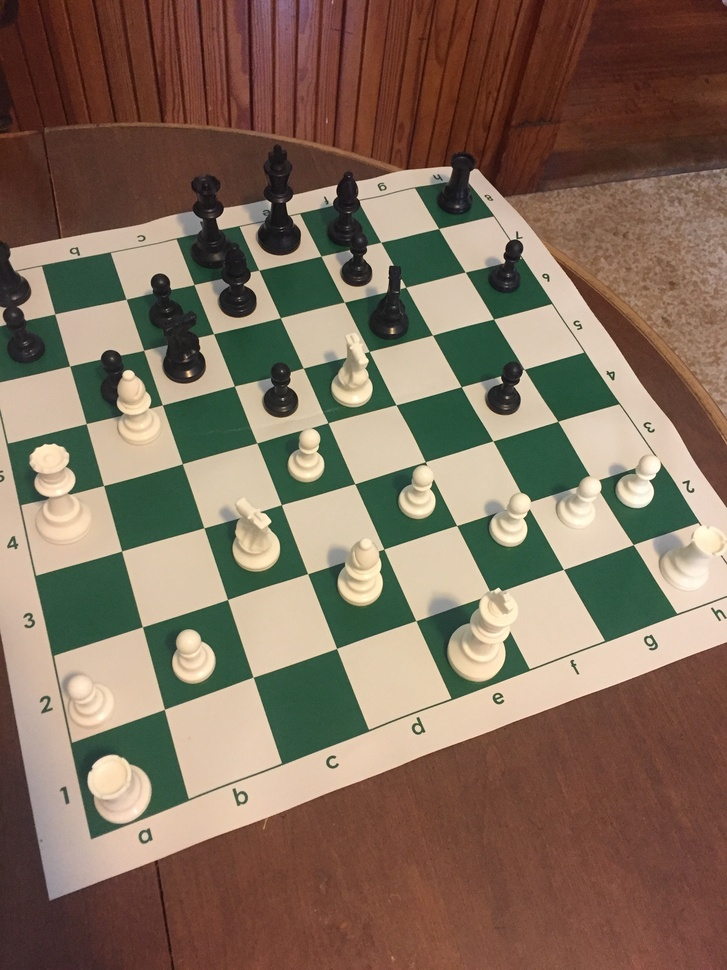
%> input picture backend/board2.jpg, 727 x 970 px, shrunk from 2448 x 3264 before the run
$ octave houghTransform.m   (GNU Octave 9; MATLAB toolbox functions it lacks are replaced by stand-ins)
%> lines starting %> are read from the running program, lines starting %| are printed output that depends on the picture
I = imread('board2.jpg');
%> I is the input picture: size 970x727x3 uint8; mean R, G, B 130.2, 110.2, 92.5
I2 = rgb2gray(I);
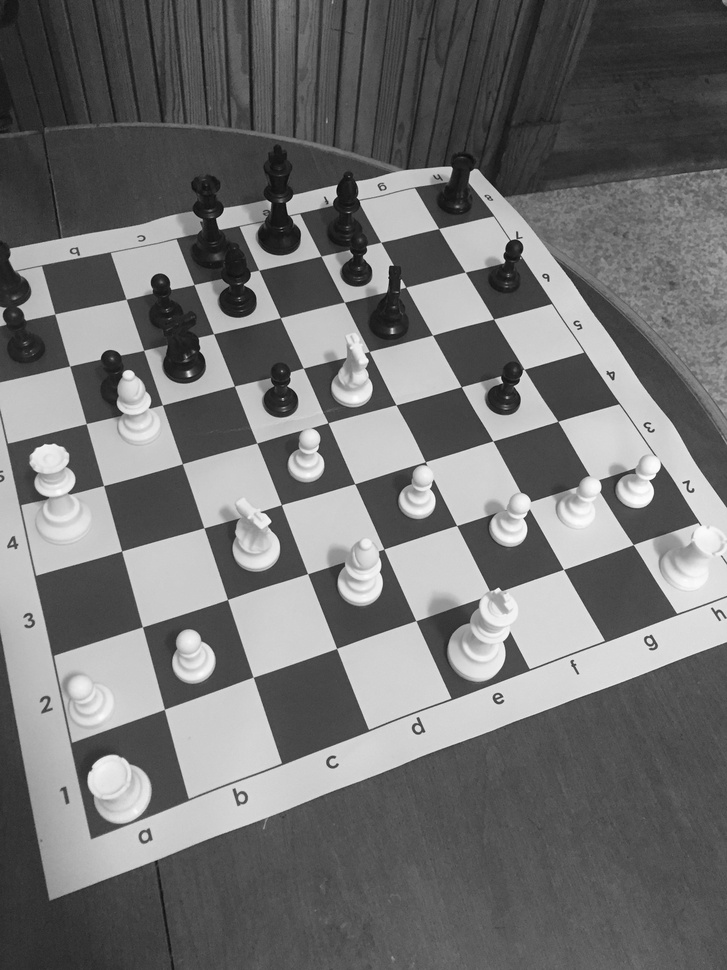
%> I2: size 970x727 uint8; min 7, max 253, mean 114.2
I2 = imrotate(I2, 33, 'crop');
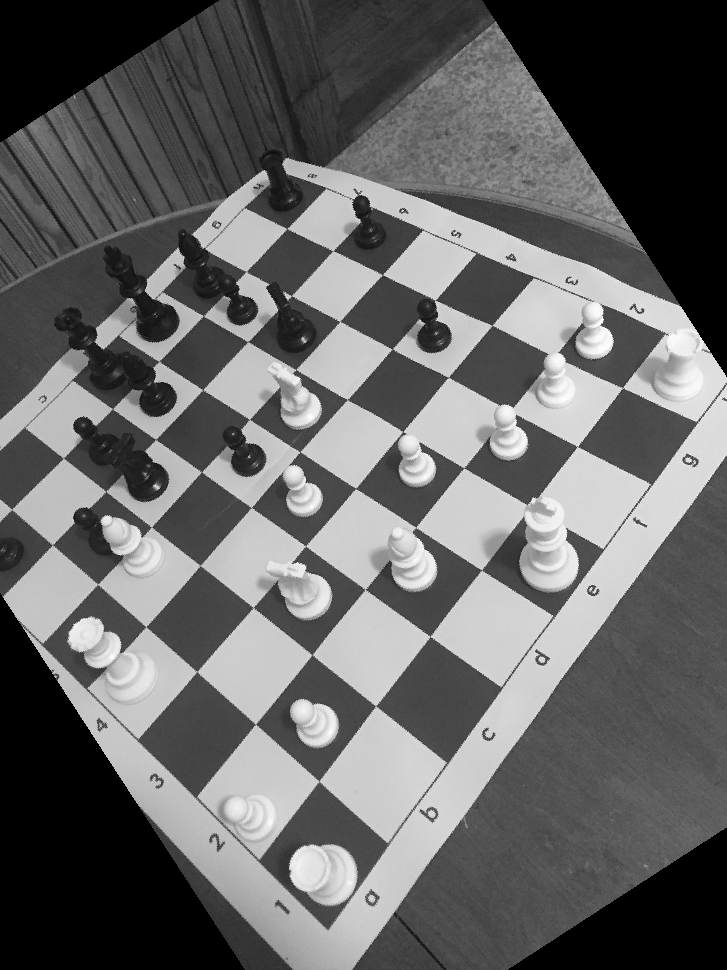
%> I2: size 970x727 uint8; min 0, max 253, mean 101.8
BW = edge(I2,'canny');
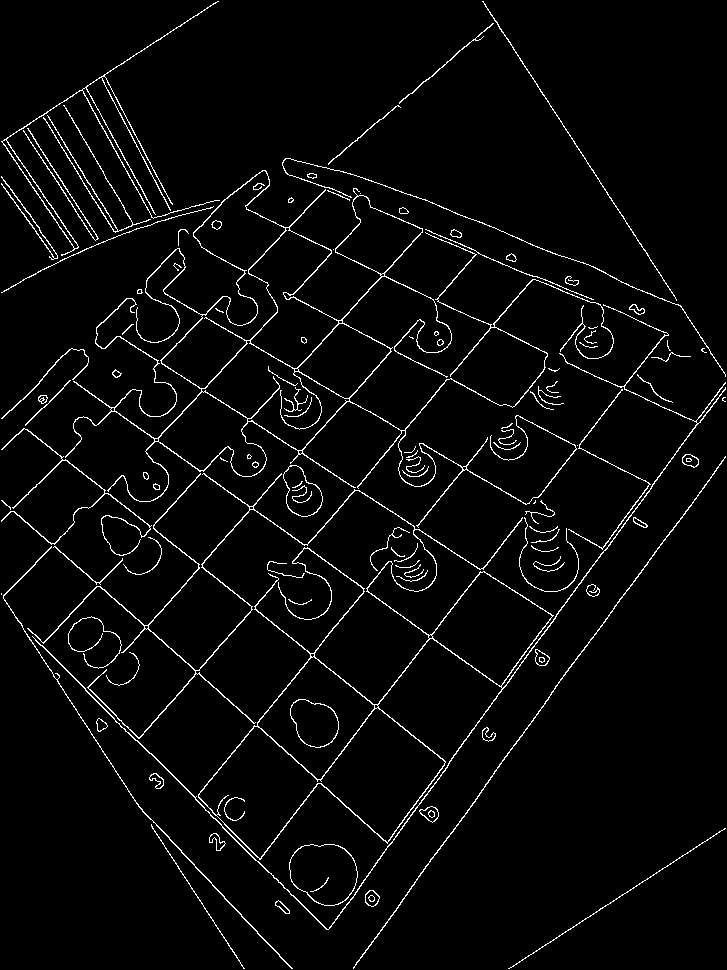
%> BW: size 970x727 logical; 3.5% white in thin lines or dots
[H,theta,rho] = hough(BW);
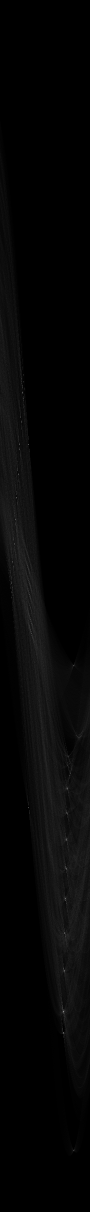
%> H: size 2423x180 double (shown at 1/2 size); min 0, max 433, mean 10.2; drawn with min black and max white
%> theta = 180 values from -90 to 89; rho = 2423 values from -1211 to 1211
P = houghpeaks(H,5,'threshold',ceil(0.3*max(H(:))));
%> P = [1616 58; 889 58; 2066 127; 996 34; 2023 127]
lines = houghlines(BW,theta,rho,P,'FillGap',5,'MinLength',7);
%> lines = 12 lines; longest, point1 to point2 (x, y): (141, 350) to (556, 619), (483, 2) to (677, 301), (354, 968) to (554, 692), (443, 773) to (603, 553), (2, 595) to (143, 812), (152, 826) to (245, 969)
figure, imshow(I2), hold on
max_len = 0;
for k = 1:length(lines)
   xy = [lines(k).point1; lines(k).point2];
   plot(xy(:,1),xy(:,2),'LineWidth',2,'Color','green');

   % Plot beginnings and ends of lines
   plot(xy(1,1),xy(1,2),'x','LineWidth',2,'Color','yellow');
   plot(xy(2,1),xy(2,2),'x','LineWidth',2,'Color','red');

   % Determine the endpoints of the longest line segment
   len = norm(lines(k).point1 - lines(k).point2);
   if ( len > max_len)
      max_len = len;
      xy_long = xy;
   end
end
%> this loop made 12 passes
%> (len, max_len, xy_long) on passes 1, 8: (356.4, 356.4, [483 2; 677 301]), (494.6, 494.6, [141 350; 556 619])
%> (xy, len) on passes 2 to 7: ([681 306; 726 376], 83.22), ([2 595; 143 812], 258.8), ([152 826; 245 969], 170.6), ([354 968; 554 692], 340.8), ([578 659; 677 524], 167.4), ([715 472; 725 458], 17.2)
% highlight the longest line segment
plot(xy_long(:,1),xy_long(:,2),'LineWidth',2,'Color','red');
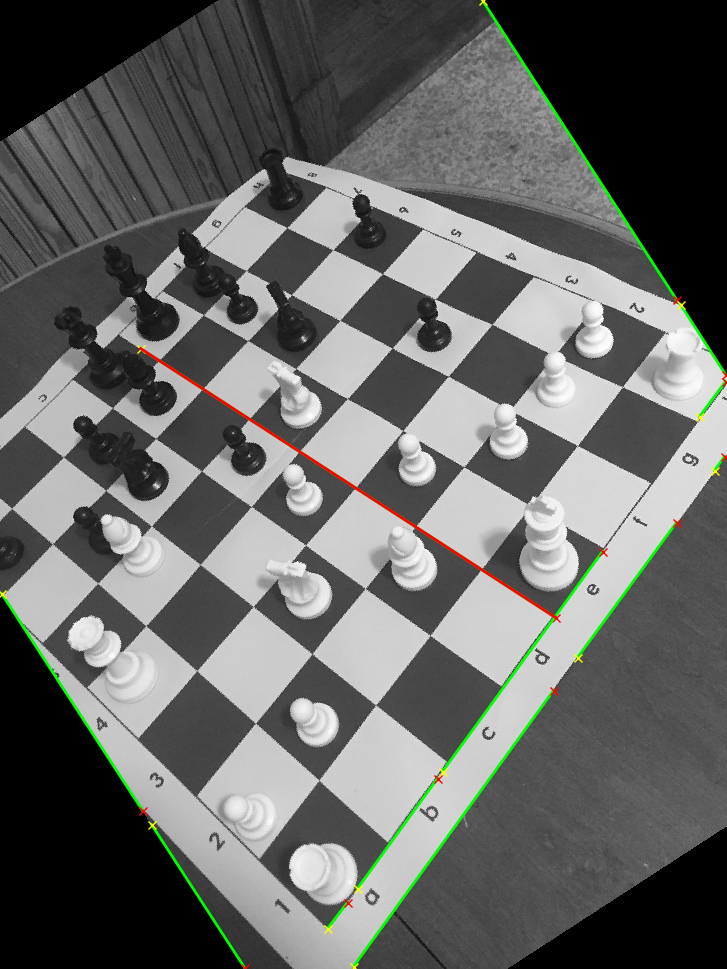
%> figure redrawn from the program's plot data
